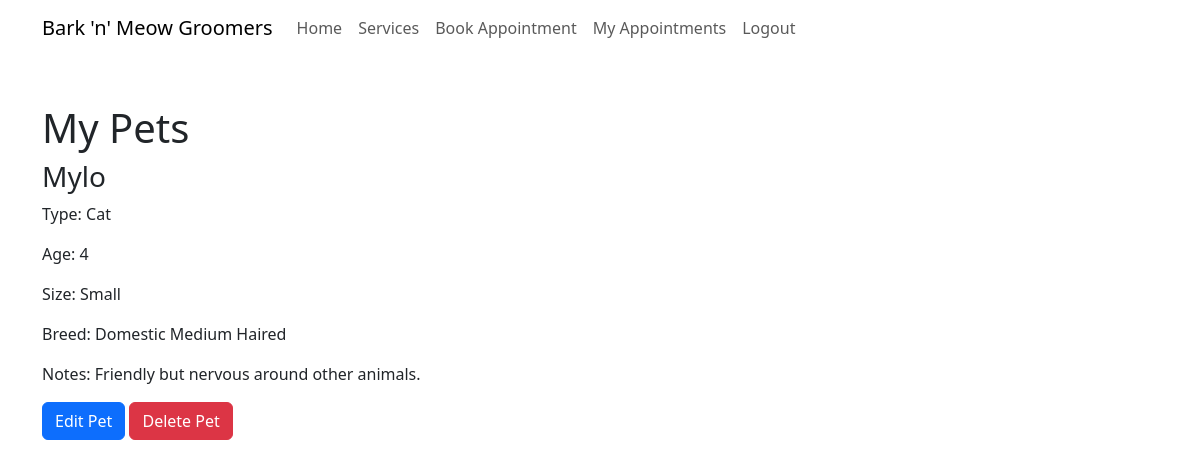
The page /my-pets/ (signed in) on the database as committed earlier.
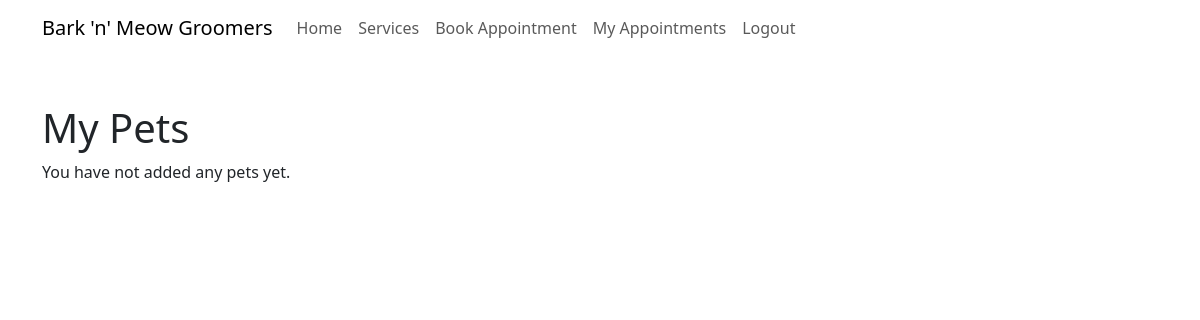
The same page on the database as committed later.
### bookings/models.py (models this page shows, shortened)
class Pet(models.Model):
    PET_TYPES = [
        ('Dog', 'Dog'),
        ('Cat', 'Cat'),
    ]
    PET_SIZES = [
        ('Small', 'Small'),
        ('Medium', 'Medium'),
        ('Large', 'Large'),
    ]
    owner = models.ForeignKey(User, on_delete=models.CASCADE)
    name = models.CharField(max_length=100)
    pet_type = models.CharField(max_length=10, choices=PET_TYPES)
    breed = models.CharField(max_length=100, blank=True)
    age = models.PositiveIntegerField()
    size = models.CharField(max_length=10, choices=PET_SIZES)
    notes = models.TextField(blank=True)

### bookings/views.py (the view)
# urls.py: path('my-pets/', views.my_pets, name='my_pets'),
@login_required
def my_pets(request):
    pets = Pet.objects.filter(owner=request.user)
    return render(request, "my_pets.html", {"pets": pets})

### templates/my_pets.html
{% extends "base.html" %}
{% block content %}
<div class="container mt-5">
    <h1>My Pets</h1>
    {% if pets %}
    {% for pet in pets %}
    <div class="mb-3">
        <h3>{{ pet.name }}</h3>
        <p>Type: {{ pet.get_pet_type_display }}</p>
        <p>Age: {{ pet.age }}</p>
        <p>Size: {{ pet.get_size_display }}</p>
        <p>Breed: {{ pet.breed }}</p>
        {% if pet.notes %}
        <p>Notes: {{ pet.notes }}</p>
        {% endif %}
        <a href="{% url 'edit_pet' pet.id %}" class="btn btn-primary">
            Edit Pet
        </a>
        <a href="{% url 'delete_pet' pet.id %}" class="btn btn-danger">
            Delete Pet
        </a>
    </div>
    {% endfor %}
    {% else %}
    <p>You have not added any pets yet.</p>
    {% endif %}
</div>
{% endblock %}

### templates/base.html (shortened to what this page needs)
<!DOCTYPE html>
<html lang="en">
<head>
    <link href="https://cdn.jsdelivr.net/npm/bootstrap@5.3.8/dist/css/bootstrap.min.css" rel="stylesheet"
>
</head>
<body>
    <nav class="navbar navbar-expand-lg">
        <div class="container">
            <a class="navbar-brand" href="{% url 'home' %}">Bark 'n' Meow Groomers</a>
            <div class="collapse navbar-collapse" id="navbarNav">
                <ul class="navbar-nav">
                    <li class="nav-item">
                        <a class="nav-link" href="{% url 'home' %}">Home</a>
                    </li>
                    <li class="nav-item">
                        <a class="nav-link" href="{% url 'services' %}">Services</a>
                    </li>
                    <li class="nav-item">
                        <a class="nav-link" href="{% url 'book_appointment' %}">Book Appointment</a>
                    </li>
                    {% if user.is_authenticated %}
                    <li class="nav-item">
                        <a class="nav-link" href="{% url 'my_appointments' %}">
                            My Appointments
                        </a>
                    </li>
                    <li class="nav-item">
                        <form method="post" action="{% url 'logout' %}">
                            <button type="submit" class="btn btn-link nav-link">
                                Logout
                            </button>
                        </form>
                    </li>
                    {% else %}
                    <li class="nav-item">
                        <a class="nav-link" href="{% url 'login' %}">Login</a>
                    </li>
                    {% endif %}
                </ul>
            </div>
        </div>
    </nav>
    {% block content %}
    {% endblock %}
</body>
</html>

Rows that differ between the two databases and show on the page:
removed Pet: name "Mylo", pet_type "Cat", age "4", size "Small", breed "Domestic Medium Haired", notes "Friendly but nervous around other animals."
Other text that changed with them:
text now shown: "You have not added any pets yet."
